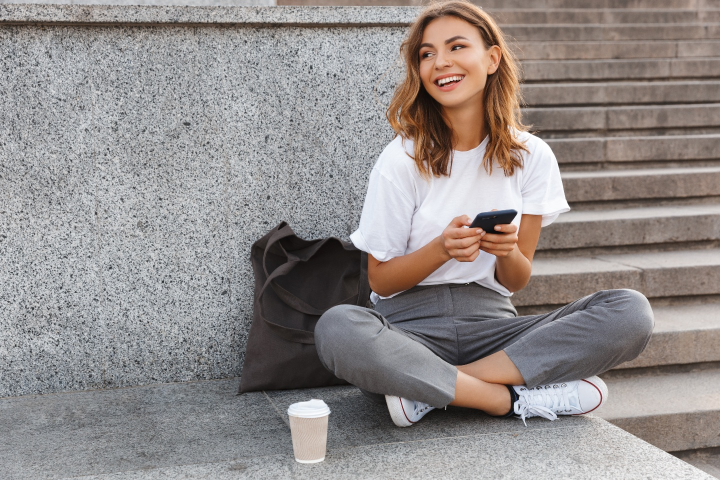
#> input picture Chapter 2 OpenCV로 시작하는 컴퓨터 비전/연습문제/girl_laughing.jpg, 1440 x 960 px, found by its file name (shown at 1/2 size)
$ python '연습문제 3.py'
#> lines starting #> are read from the running program, lines starting #| are printed output that depends on the picture
# 연습문제 3번
# 서로 다른 두개의 영상을 읽고 각각 화면에 띄우시오
import cv2 as cv
import sys
img1 = cv.imread('/home/kali/Documents/Git/Computer_Vision/Chapter 2 OpenCV로 시작하는 컴퓨터 비전/연습문제/girl_laughing.jpg')
#> img1 is the input picture: shape (960, 1440, 3); mean B, G, R 139.3, 140.7, 146.8
img2 = cv.imread('/home/kali/Documents/Git/Computer_Vision/Chapter 2 OpenCV로 시작하는 컴퓨터 비전/연습문제/soccer.jpg')
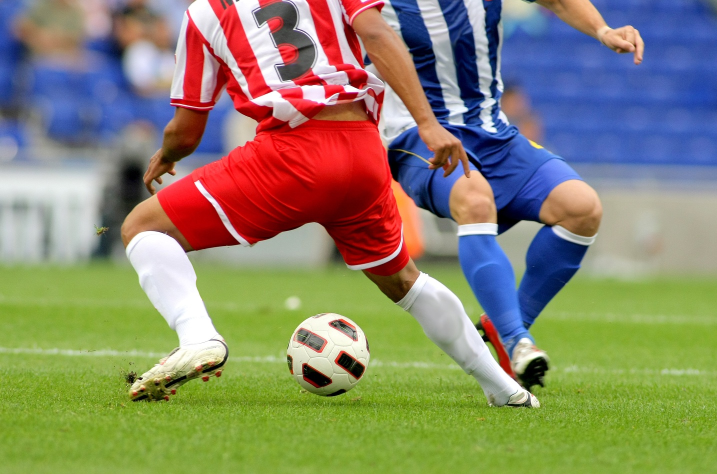
#> input picture Chapter 2 OpenCV로 시작하는 컴퓨터 비전/연습문제/soccer.jpg, 1434 x 948 px, found by its file name (shown at 1/2 size)
#> img2 is the input picture: shape (948, 1434, 3); mean B, G, R 107.2, 133.3, 136.9

img1 =cv.resize(img1, dsize=(0, 0), fx=0.5, fy=0.5)
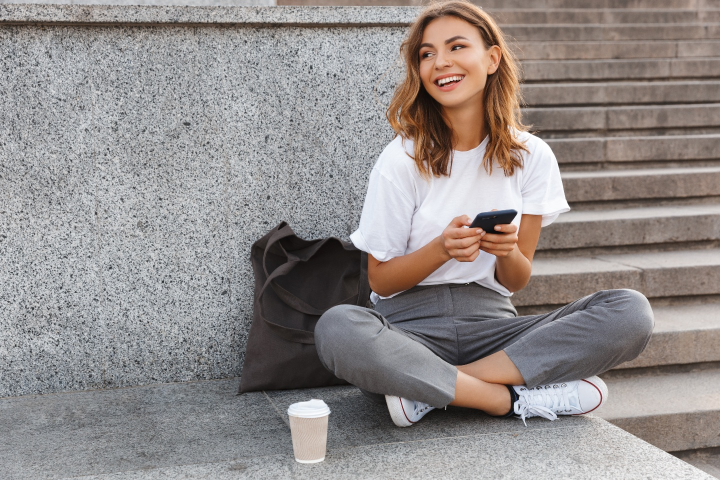
#> img1: shape (480, 720, 3); mean B, G, R 139.4, 140.8, 147
img2 =cv.resize(img2, dsize=(0, 0), fx=0.5, fy=0.5)
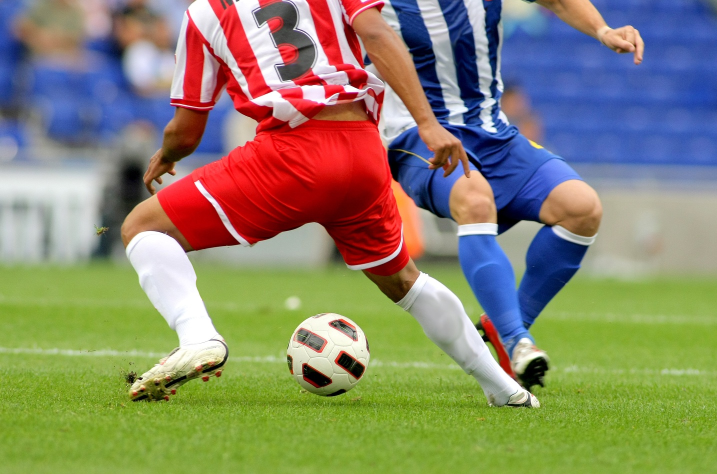
#> img2: shape (474, 717, 3); mean B, G, R 107.3, 133.4, 137

cv.imshow('Girl', img1)
cv.imshow('Soccer', img2)
cv.waitKey()
cv.destroyAllWindows()
